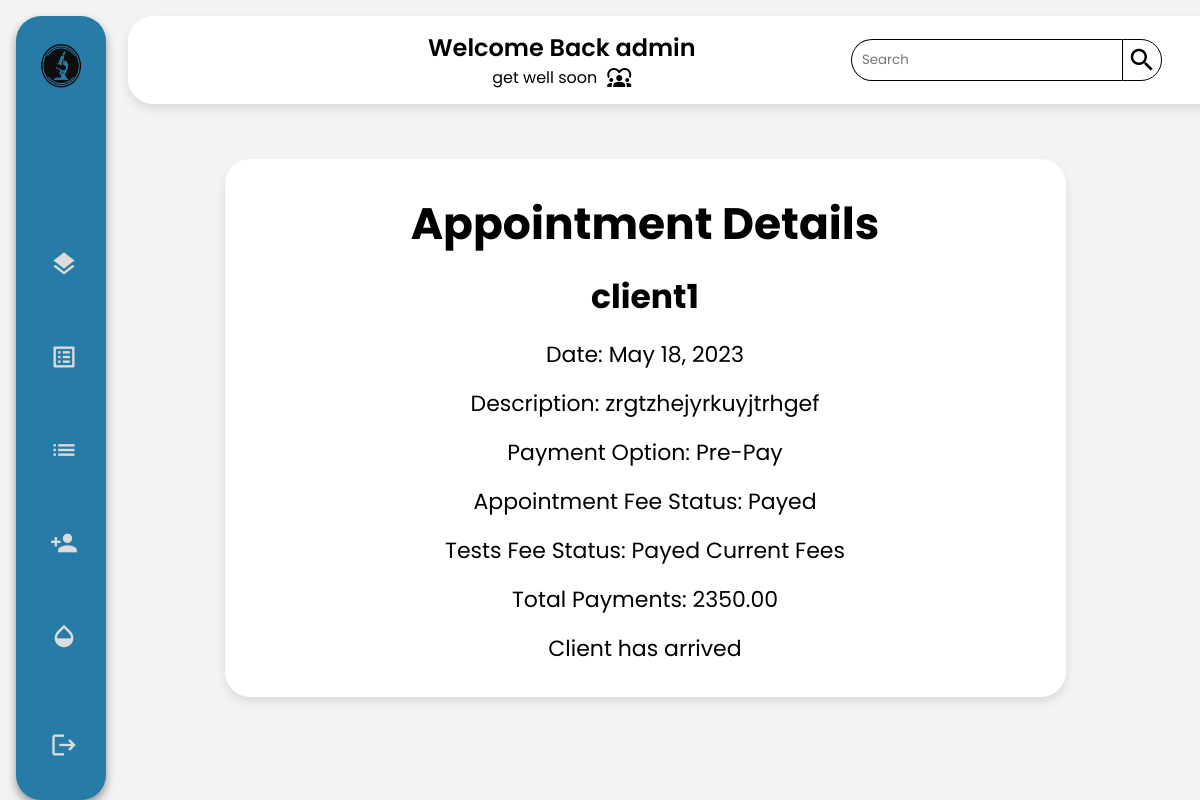
Before: /receptionist/appointment/appointment_detail/6 (signed in) with the older database file.
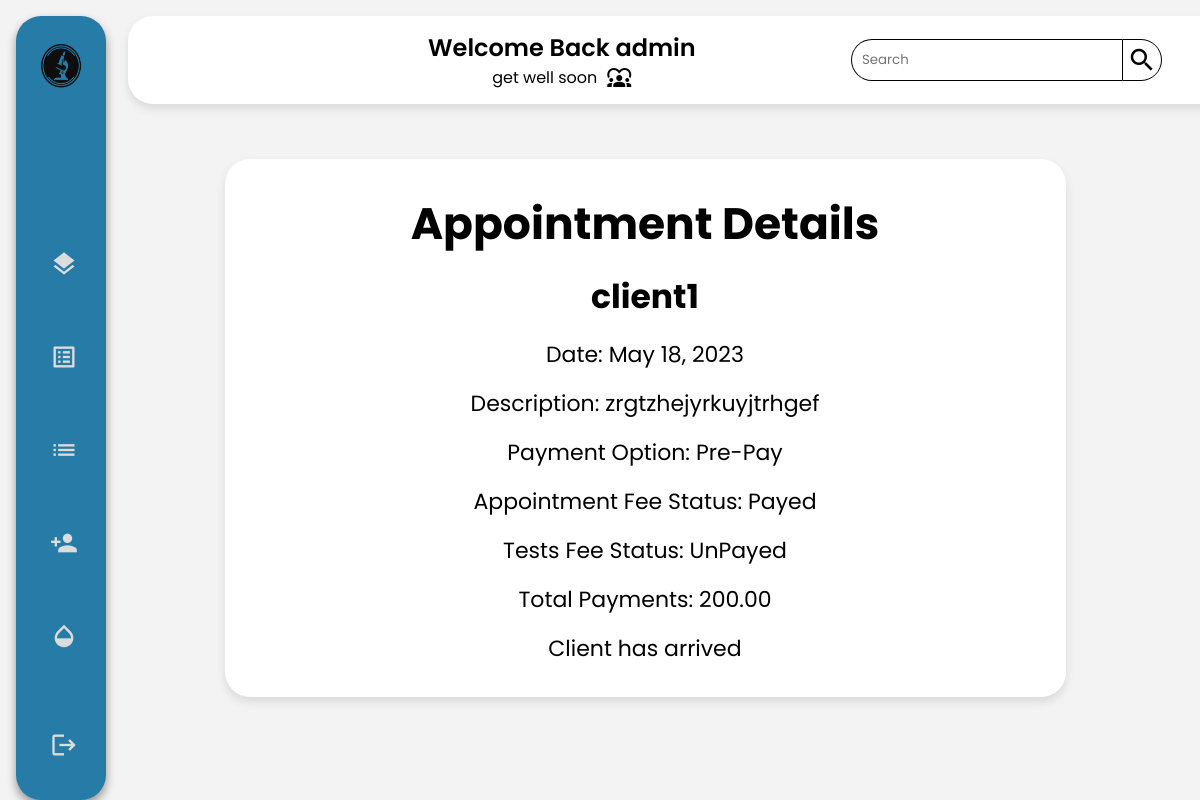
After: the same page with the newer database file.
### main_home/models.py (models this page shows, shortened)
class Appointment(models.Model):
    PRE_PAY = 'PP'
    ON_RECEIVE = 'OR'
    PAYMENT_CHOICES = [
        (PRE_PAY, 'Pre-Pay'),
        (ON_RECEIVE, 'On-Receive'),
    ]
    UPCOMING = 'Upcoming'
    TOMORROW = 'Tommorow'
    TODAY = 'Today'
    OVERDUE = 'Overdue'
    STATUS_CHOICES = [
        (UPCOMING, 'Upcoming'),
        (TOMORROW, 'Tommorow'),
        (TODAY, 'Today'),
        (OVERDUE, 'Overdue'),
    ]
    client = models.ForeignKey(Client, on_delete=models.CASCADE)
    tests_requested = models.ManyToManyField(TestOffered)
    date = models.DateField(validators=[validate_date_not_past])
    description = models.CharField(max_length=1000,blank=True)
    document = models.ImageField(null=True,upload_to='medical_documents')
    total_price = models.DecimalField(max_digits=10, decimal_places=2)
    payment_option = models.CharField(max_length=2, choices=PAYMENT_CHOICES,default="OR")
    payment_status = models.BooleanField(default=False)
    arrived = models.BooleanField(default=False)
    cancelled = models.BooleanField(default=False)
    performed = models.BooleanField(default=False)
    class Meta:
        db_table = 'appointment'

class Payment(models.Model):
    appointment = models.OneToOneField(Appointment, on_delete=models.CASCADE)
    appointment_fee = models.DecimalField(max_digits=10, decimal_places=2,default=200.00)
    tests_fee = models.DecimalField(max_digits=10, decimal_places=2, default=0.00)
    nurse_tests_fee = models.DecimalField(max_digits=10, decimal_places=2, default=0.00)
    payed_appointment_fee = models.BooleanField(default=False)
    payed_tests_fee = models.BooleanField(default=False)
    payed_nurse_tests_fee = models.BooleanField(default=False)
    total_amount_payed = models.DecimalField(max_digits=10, decimal_places=2,default=0.00)

### client/models.py (models this page shows, shortened)
class Client(models.Model):
    GENDERS =[
        ('M','Male'),
        ('F','Female')
    ]
    user = models.OneToOneField(User, primary_key = True, on_delete=models.CASCADE)
    phone_number = models.CharField(max_length=10,validators=[phone_regex])
    gender = models.CharField(max_length = 1 ,choices = GENDERS)
    address = models.CharField(max_length=50)
    policy = models.BooleanField(default = False)
    profile_pic = models.ImageField(default="default.png", upload_to="profile_pics")
    date_of_birth = models.DateField(default='2003-03-08')
    tests_made = models.PositiveIntegerField(default=0)
    class Meta():
        db_table = 'auth_client'
    def __str__(self):
        return f'{self.user.username}'

### receptionist/views.py (the view)
# urls.py: path("appointment/appointment_detail/<int:appointment_id>",views.appointment_detail,name="client_appointment_detail"),
@login_required
@permission_required('receptionist.view_receptionist', raise_exception=True)
def appointment_detail(request,appointment_id):
    appointment = get_object_or_404(Appointment, id=appointment_id)
    context = {
        'appointment': appointment
    }
    return render(request,'receptionist/appointment/appointment_detail.html',context)

### receptionist/templates/receptionist/appointment/appointment_detail.html
{% extends 'receptionist/receptionist.html' %}
{% load static %}
{% block main %}
<div class="Container">
    <h1>Appointment Details</h1>
    <h2>{{ appointment.client }}</h2>
    <p>Date: {{ appointment.date }}</p>
    <p>Description: {{ appointment.description }}</p>
    <p>Payment Option:
        {% if appointment.payment_option == "PP" %}
        Pre-Pay
        {% elif appointment.payment_option == "OR" %}
        On Recieve
        {% endif %}
    </p>
    <p>Appointment Fee Status:
        {% if appointment.arrived %}
            Payed
            {% else %}
            UnPayed
            {% endif %}
        </p>
    <p>Tests Fee Status:
        {% if appointment.payment_status %}
        Payed Current Fees
        {% else %}
        UnPayed
        {% endif %}
    </p>
    <p>Total Payments: {{ appointment.payment.total_amount_payed }}</p>
    {% if not appointment.arrived %}
        <form action="{% url 'appointment_confirm' appointment.id %}" method="post">
            {% csrf_token %}
            <button type="submit">Mark as Arrived</button>
        </form>
    {% else %}
        <p>Client has arrived</p>
    {% endif %}
</div>
{% endblock main %}

Changed rows visible on the page:
changed Appointment "zrgtzhejyrkuyjtrhgef": payment.total_amount_payed "2350.00" → "200.00"
Other visible differences:
text no longer shown: "Payed Current Fees"
text now shown: "UnPayed"
